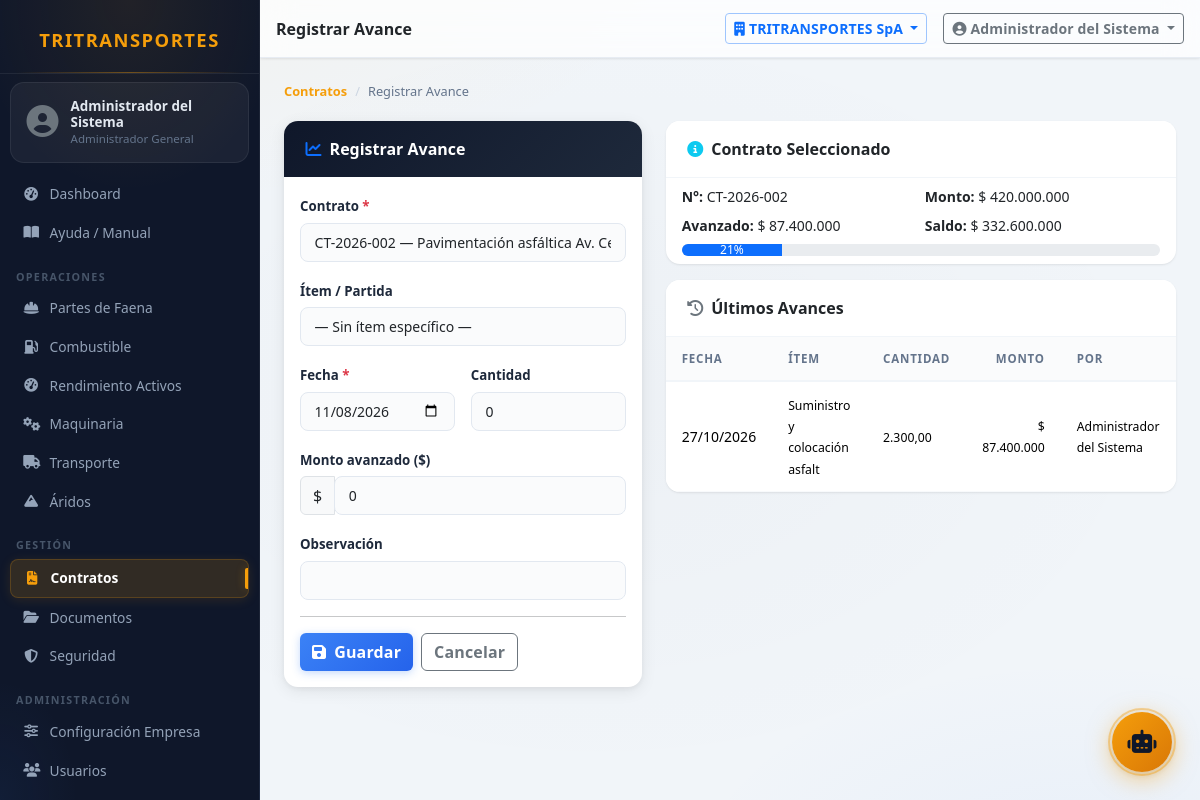
/modules/contratos/avance?contrato_id=2 (signed in), run on the app's committed database.
### tables this page shows
CREATE TABLE IF NOT EXISTS avances_contrato (
    id          INT UNSIGNED AUTO_INCREMENT PRIMARY KEY,
    contrato_id INT UNSIGNED NOT NULL,
    item_id     INT UNSIGNED,
    fecha       DATE NOT NULL,
    cantidad    DECIMAL(12,2) NOT NULL DEFAULT 0,
    monto       DECIMAL(15,2) NOT NULL DEFAULT 0,
    observacion VARCHAR(255),
    creado_por  INT UNSIGNED,
    created_at  DATETIME NOT NULL DEFAULT CURRENT_TIMESTAMP,
    CONSTRAINT fk_av_cont FOREIGN KEY (contrato_id) REFERENCES contratos(id) ON DELETE CASCADE,
    CONSTRAINT fk_av_item FOREIGN KEY (item_id)     REFERENCES items_contrato(id) ON DELETE SET NULL,
    CONSTRAINT fk_av_usr  FOREIGN KEY (creado_por)  REFERENCES usuarios(id)   ON DELETE SET NULL,
    INDEX idx_av_cont_f (contrato_id, fecha)
);

CREATE TABLE IF NOT EXISTS usuarios (
    id            INT UNSIGNED AUTO_INCREMENT PRIMARY KEY,
    empresa_id    INT UNSIGNED NOT NULL,
    trabajador_id INT UNSIGNED,
    email         VARCHAR(120) NOT NULL,
    nombre        VARCHAR(120) NOT NULL,
    password_hash VARCHAR(255) NOT NULL,
    rol_id        INT UNSIGNED NOT NULL,
    activo        TINYINT(1)   NOT NULL DEFAULT 1,
    ultimo_acceso DATETIME,
    created_at    DATETIME     NOT NULL DEFAULT CURRENT_TIMESTAMP,
    updated_at    DATETIME     NOT NULL DEFAULT CURRENT_TIMESTAMP ON UPDATE CURRENT_TIMESTAMP,
    UNIQUE KEY uq_email (email),
    CONSTRAINT fk_usr_emp  FOREIGN KEY (empresa_id)    REFERENCES empresas(id),
    CONSTRAINT fk_usr_trab FOREIGN KEY (trabajador_id) REFERENCES trabajadores(id) ON DELETE SET NULL,
    CONSTRAINT fk_usr_rol  FOREIGN KEY (rol_id)        REFERENCES roles(id)
);

CREATE TABLE IF NOT EXISTS contratos (
    id              INT UNSIGNED AUTO_INCREMENT PRIMARY KEY,
    empresa_id      INT UNSIGNED NOT NULL,
    obra_id         INT UNSIGNED,
    cliente_id      INT UNSIGNED,
    estado_id       INT UNSIGNED,
    numero          VARCHAR(50),
    descripcion     VARCHAR(255),
    tipo            VARCHAR(80),
    monto_contrato  DECIMAL(15,2) DEFAULT 0,
    fecha_inicio    DATE,
    fecha_termino   DATE,
    activo          TINYINT(1)   NOT NULL DEFAULT 1,
    created_at      DATETIME     NOT NULL DEFAULT CURRENT_TIMESTAMP,
    updated_at      DATETIME     NOT NULL DEFAULT CURRENT_TIMESTAMP ON UPDATE CURRENT_TIMESTAMP,
    CONSTRAINT fk_cont_emp   FOREIGN KEY (empresa_id) REFERENCES empresas(id),
    CONSTRAINT fk_cont_obra  FOREIGN KEY (obra_id)    REFERENCES obras(id)    ON DELETE SET NULL,
    CONSTRAINT fk_contratos_cli FOREIGN KEY (cliente_id) REFERENCES clientes(id) ON DELETE SET NULL,
    CONSTRAINT fk_cont_est   FOREIGN KEY (estado_id)  REFERENCES estados_contrato(id) ON DELETE SET NULL
);

CREATE TABLE IF NOT EXISTS items_contrato (
    id            INT UNSIGNED AUTO_INCREMENT PRIMARY KEY,
    contrato_id   INT UNSIGNED NOT NULL,
    codigo        VARCHAR(30),
    descripcion   VARCHAR(255) NOT NULL,
    unidad        VARCHAR(30),
    cantidad_total DECIMAL(12,2) DEFAULT 0,
    precio_unitario DECIMAL(12,2) DEFAULT 0,
    monto_total   DECIMAL(15,2) GENERATED ALWAYS AS (cantidad_total * precio_unitario) STORED,
    activo        TINYINT(1) NOT NULL DEFAULT 1,
    CONSTRAINT fk_item_cont FOREIGN KEY (contrato_id) REFERENCES contratos(id) ON DELETE CASCADE
);

### modules/contratos/avance.php (the view, shortened to what the rows shown need)
<?php
$emp        = Auth::empresaId();
$contratoId = getInt('contrato_id');
$contrato = $contratoId ? DB::one("SELECT * FROM contratos WHERE id=? AND empresa_id=?", [$contratoId, $emp]) : null;
$historial = $contratoId ? DB::all(
    "/* tenant-ok: el contrato fue validado contra la empresa activa */
     SELECT av.*, ic.descripcion AS item_desc, u.nombre AS creado_nombre
     FROM avances_contrato av
     LEFT JOIN items_contrato ic ON ic.id=av.item_id
     LEFT JOIN usuarios u ON u.id=av.creado_por
     WHERE av.contrato_id=? ORDER BY av.fecha DESC LIMIT 30", [$contratoId]) : [];
include ROOT . '/includes/header.php';
?>
<div class="row g-4">
    <div class="col-lg-7">
        <?php if ($contrato): ?>
        <div class="card table-card mb-3">
            <div class="card-header"><strong><i class="fas fa-info-circle text-info me-2"></i>Contrato Seleccionado</strong></div>
            <div class="card-body py-2">
                <?php
                $totalAvanzado = array_sum(array_column($historial, 'monto'));
                $pct = $contrato['monto_contrato'] > 0 ? min(100, round(($totalAvanzado / $contrato['monto_contrato']) * 100)) : 0;
                ?>
                <div class="row g-2 small">
                    <div class="col-6"><strong>N°:</strong> <?= h($contrato['numero'] ?? 'S/N') ?></div>
                    <div class="col-6"><strong>Monto:</strong> <?= formatMoney((float)$contrato['monto_contrato']) ?></div>
                    <div class="col-6"><strong>Avanzado:</strong> <?= formatMoney($totalAvanzado) ?></div>
                    <div class="col-6"><strong>Saldo:</strong> <?= formatMoney((float)$contrato['monto_contrato'] - $totalAvanzado) ?></div>
                    <div class="col-12">
                        <div class="d-flex align-items-center gap-2">
                            <div class="progress flex-grow-1" style="height:12px">
                                <div class="progress-bar bg-primary" style="width:<?= $pct ?>%" role="progressbar"><?= $pct ?>%</div>
                            </div>
                        </div>
                    </div>
                </div>
            </div>
        </div>
        <?php endif; ?>
        <?php if ($historial): ?>
        <div class="card table-card">
            <div class="table-responsive">
                <table class="table table-sm mb-0">
                    <thead><tr><th>Fecha</th><th>Ítem</th><th>Cantidad</th><th class="text-end">Monto</th><th>Por</th></tr></thead>
                    <tbody>
                    <?php foreach ($historial as $h): ?>
                    <tr>
                        <td><?= formatDate($h['fecha']) ?></td>
                        <td><small><?= h(mb_substr($h['item_desc'] ?? 'General', 0, 30)) ?></small></td>
                        <td><small><?= formatNum((float)$h['cantidad'], 2) ?></small></td>
                        <td class="text-end"><small><?= formatMoney((float)$h['monto']) ?></small></td>
                        <td><small><?= h($h['creado_nombre'] ?? '—') ?></small></td>
                    </tr>
                    <?php endforeach; ?>
                    </tbody>
                </table>
            </div>
        </div>
        <?php endif; ?>
    </div>
</div>
<?php include ROOT . '/includes/footer.php'; ?>

### includes/sidebar.php (shortened to what the rows shown need)
<div class="sidebar" id="sidebar">
    <div class="sidebar-user">
        <div class="user-info">
            <div class="user-name"><?= h(Auth::user()['nombre'] ?? 'Usuario') ?></div>
            <div class="user-role"><?= h(Auth::rolNombre()) ?></div>
        </div>
    </div>
</div>

### data on the page
avances_contrato: creado_por.nombre "Administrador del Sistema", fecha "27/10/2026", item.descripcion "Suministro y colocación asfalt", cantidad "2.300,00", monto "$ 87.400.000"
contratos: numero "CT-2026-002", monto_contrato "$ 420.000.000", monto_contrato "$ 332.600.000", monto_contrato "21"

### other printed values
Auth::rolNombre() "Administrador General"
$label "Dashboard Ayuda / Manual Partes de Faena Combustible Rendimiento Activos Maquinaria Transporte Áridos Contratos Documentos Seguridad Configuración Empresa Usuarios"
$label "OPERACIONES GESTIÓN ADMINISTRACIÓN"
$pageTitle "Registrar Avance"
$empActiva "TRITRANSPORTES SpA"
Auth::user()['nombre'] "Administrador del Sistema"
formatMoney($totalAvanzado) "$ 87.400.000"
form field contrato_id "CT-2026-002 — Pavimentación asfáltica Av. Central"
